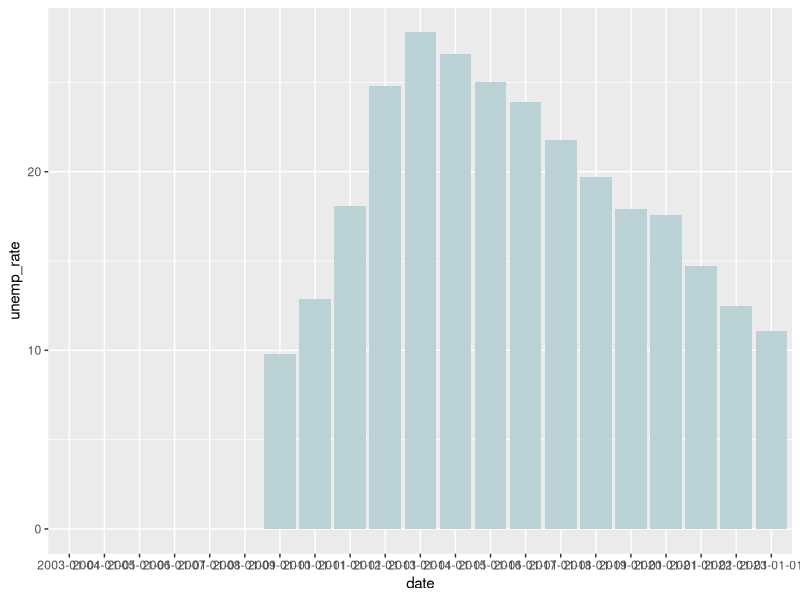

Here is the R script that generated this plot:
# Script:  06 custom geom_bar unrmployment by county.R
# AIM 06 custom geom_bar unmployment metric for each country


# 1. Import previous files 
library(here)
library(tidyverse)

# 1. Import unemployment indicator data 
unemp_data <- read.table(here("data_cleansed", "EU_UNEMP_CLEAN_une_rt_a_LONG.csv"),
                         header =TRUE, sep =',',stringsAsFactors =TRUE)
head(unemp_data)

# 2. Subset data for Greece
str(unemp_data)
head(unemp_data)

unemp_greece <- unemp_data %>% 
  filter(country %in% c("greece")) %>%  
  select(-c(X))
unemp_greece


# 3. Create two flags
# 3.1. Flag for highest unemployment year
str(unemp_greece)

unemp_greece_max <- unemp_greece %>% 
  mutate(
    Date = as.Date(date),
    unemp_round = round(unemp_rate,0),
    max_unemp = max(unemp_rate, na.rm = TRUE),
    Max_unemp_flag = ifelse(unemp_rate == max_unemp,TRUE,FALSE) 
  ) %>% 
  select(Date,country,unemp_rate,max_unemp,Max_unemp_flag)


# 3.2. Flag for the latest year
str(unemp_greece_max)
unemp_greece_latest <- unemp_greece_max %>% 
  mutate(Latest_date = max(Date)) %>% 
  mutate(Max_date = ifelse(Date == Latest_date,TRUE,FALSE) )


# 4. Create a basic bar plot
Plot01 <- unemp_greece %>% 
  ggplot(aes(x = date, y = unemp_rate)) +
  geom_col(fill = "#BAD1D6")
